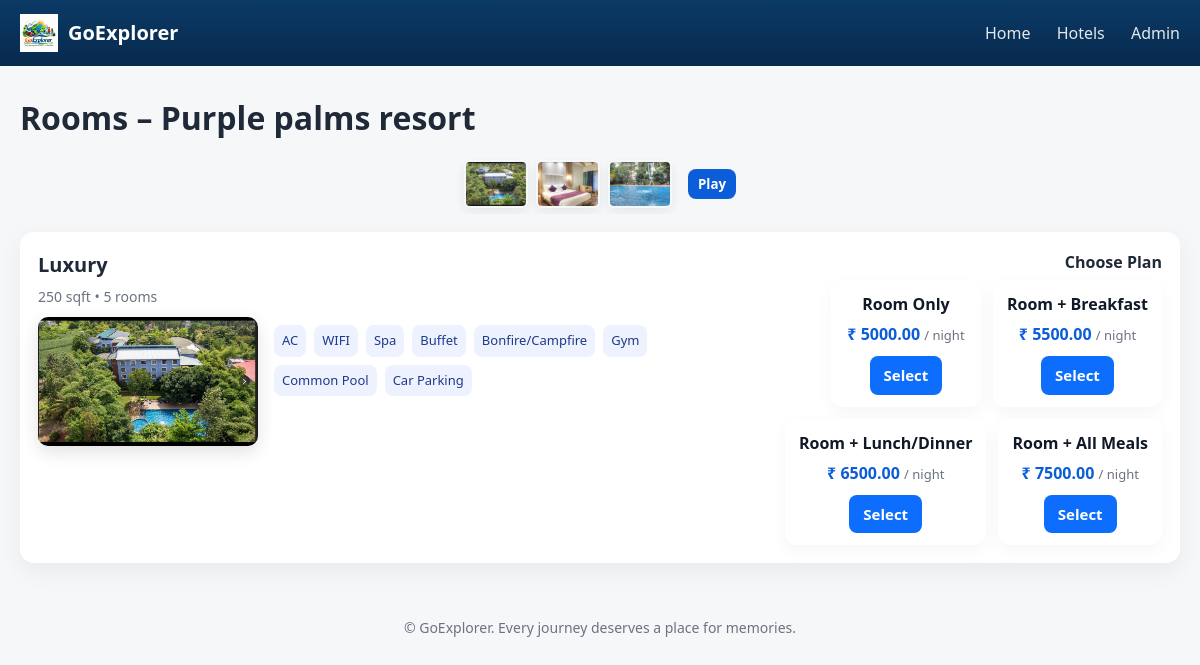
Screenshot of /rooms/9/ with the database file from the repository.
### booking/models.py (models this page shows, shortened)
class Hotel(models.Model):
    RATING_CHOICES = (
        (3, "3 Star"),
        (4, "4 Star"),
        (5, "5 Star"),
    )
    name = models.CharField(max_length=200)
    city = models.CharField(max_length=100)
    address = models.TextField(blank=True)
    rating = models.PositiveSmallIntegerField(choices=RATING_CHOICES, default=3)
    is_active = models.BooleanField(default=True)

class HotelImage(models.Model):
    hotel = models.ForeignKey(
        Hotel,
        related_name="images",
        on_delete=models.CASCADE
    )
    image = models.ImageField(upload_to="hotels/")
    is_primary = models.BooleanField(default=False)

class RoomType(models.Model):
    hotel = models.ForeignKey(Hotel, on_delete=models.CASCADE)
    name = models.CharField(max_length=100)
    price = models.DecimalField(max_digits=10, decimal_places=2, null=True, blank=True, db_column='price')
    base_price = models.PositiveIntegerField(default=0)
    room_size_sqft = models.PositiveIntegerField(default=0)
    total_rooms = models.PositiveIntegerField(default=0)
    amenities = models.ManyToManyField(Amenity, blank=True)

class Amenity(models.Model):
    name = models.CharField(max_length=50, unique=True)

class RoomPlan(models.Model):
    PLAN_CHOICES = (
        ("ROOM_ONLY", "Room Only"),
        ("BREAKFAST", "Room + Breakfast"),
        ("HALF_BOARD", "Room + Lunch/Dinner"),
        ("FULL_BOARD", "Room + All Meals"),
    )
    room_type = models.ForeignKey(
        RoomType,
        related_name="plans",
        on_delete=models.CASCADE
    )
    plan_type = models.CharField(max_length=20, choices=PLAN_CHOICES)
    price = models.DecimalField(max_digits=10, decimal_places=2)

### booking/views_ui.py (the view)
def rooms_list(request, hotel_id):
    hotel = get_object_or_404(Hotel, id=hotel_id)
    return render(request, "booking/room_list.html", {
        "hotel": hotel,
        "rooms": RoomType.objects.filter(hotel=hotel),
        "images": hotel.images.all(),
        "check_in": request.GET.get("check_in"),
        "check_out": request.GET.get("check_out"),
    })

### booking/templates/booking/room_list.html
{% extends "booking/base.html" %}
{% block content %}
<h1>Rooms – {{ hotel.name }}</h1>
{% if images %}
<div class="thumb-strip" aria-hidden="false">
    {% for img in images %}
        <img class="thumb-item" src="{{ img.image.url }}" alt="{{ hotel.name }}" data-caption="{{ img.image.name }}" data-index="{{ forloop.counter0 }}">
    {% endfor %}
</div>
{% endif %}
{% for room in rooms %}
<div class="card room-card">
    <div class="room-left">
        <div class="room-head">
            <h3 class="room-title">{{ room.name }}</h3>
            <p class="room-meta">{{ room.room_size_sqft }} sqft • {{ room.total_rooms }} rooms</p>
        </div>
        <div class="room-body">
            <div class="room-thumb-wrap">
                {% if hotel.images.all %}
                    <img class="room-thumb" src="{{ hotel.images.all.0.image.url }}" alt="{{ room.name }}">
                {% else %}
                    <div class="room-thumb placeholder"></div>
                {% endif %}
            </div>
            <div class="room-info">
                <div class="amenities">
                    {% for amenity in room.amenities.all %}
                        <span class="amenity-item">{{ amenity.name }}</span>
                    {% empty %}
                        <span class="muted">No amenities listed</span>
                    {% endfor %}
                </div>
            </div>
        </div>
    </div>
    <div class="room-right">
        <h4 class="choose-plan">Choose Plan</h4>
        <div class="plan-grid">
        {% for plan in room.plans.all %}
            <div class="plan-box">
                <div class="plan-title">{{ plan.get_plan_type_display }}</div>
                <div class="plan-price">₹ {{ plan.price }} <span class="per-night">/ night</span></div>
                <a class="btn-primary btn-select"
                   href="{% url 'review_booking' %}?plan_id={{ plan.id }}&check_in={{ check_in }}&check_out={{ check_out }}">
                   Select
                </a>
            </div>
        {% empty %}
            <p class="muted">No plans configured</p>
        {% endfor %}
        </div>
    </div>
</div>
{% endfor %}
{% endblock %}

### booking/templates/booking/base.html (shortened to what this page needs)
{% load static %}
<!DOCTYPE html>
<html>
<head>
    <link rel="stylesheet" href="{% static 'booking/css/main.css' %}">
</head>
<body>
<header class="header">
    <div class="header-inner">
        <div class="logo-wrap">
            <img src="{% static 'booking/images/logo.png' %}" class="logo">
            <span class="brand">GoExplorer</span>
        </div>
        <nav class="nav">
            <a href="{% url 'home' %}">Home</a>
            <a href="{% url 'hotels_list' %}">Hotels</a>
            <a href="/admin/">Admin</a>
        </nav>
    </div>
</header>
<div class="container">
    {% block content %}{% endblock %}
</div>
<footer class="footer">
    © GoExplorer. Every journey deserves a place for memories.
</footer>
</body>
</html>

### booking/static/booking/css/main.css (style rules this page uses)
* { box-sizing: border-box; margin: 0; padding: 0; font-family: "Segoe UI", Arial, sans-serif; }
body { background: #f6f7f9; color: #1f2937; line-height: 1.5; }
.header { background: linear-gradient(180deg, #0b3a66, #072a4d); padding: 14px 0; }
.header-inner { max-width: 1200px; margin: auto; padding: 0 20px; display: flex; align-items: center; justify-content: space-between; }
.logo-wrap { display: flex; align-items: center; gap: 10px; }
.logo { height: 38px; }
.brand { color: #fff; font-size: 20px; font-weight: 600; }
.nav a { color: #e5e7eb; text-decoration: none; margin-left: 22px; font-weight: 500; }
.container { max-width: 1200px; margin: 28px auto; padding: 0 20px; }
.card { background: #fff; border-radius: 14px; padding: 18px 22px; margin-bottom: 18px; box-shadow: 0 8px 24px rgba(0, 0, 0, 0.06); }
.btn-primary { background: #0d6efd; color: #fff; border: none; padding: 12px 22px; font-size: 15px; border-radius: 10px; cursor: pointer; display: inline-block; text-decoration: none; font-weight: 600; transition: background 0.2s ease; }
.room-card { display: flex; justify-content: space-between; align-items: center; }
.room-card h4 { margin-bottom: 6px; }
.footer { text-align: center; padding: 26px 0; font-size: 14px; color: #6b7280; }
.thumb-strip { display:flex; gap:8px; margin:12px 0 18px 0; align-items:center; justify-content:center; max-width:100%; overflow-x:auto; padding: 6px 4px; }
.thumb-item { width:64px; height:48px; object-fit:cover; border-radius:6px; box-shadow:0 4px 12px rgba(0,0,0,0.08); cursor:pointer; opacity:0.9; border:2px solid transparent; flex: 0 0 auto; }
html, body { overflow-x: hidden; }
.room-card { display: flex; justify-content: space-between; align-items: flex-start; gap: 24px; padding: 18px; }
.room-left { flex: 1 1 60%; }
.room-right { flex: 0 0 40%; text-align: right; }
.room-head .room-title { font-size: 20px; margin-bottom: 6px; }
.room-meta { color: #6b7280; font-size: 14px; margin-bottom: 10px; }
.room-body { display: flex; gap: 16px; align-items: flex-start; }
.room-thumb-wrap { flex: 0 0 auto; }
.room-thumb { width: 220px; max-width: 40vw; height: auto; max-height: 160px; object-fit: cover; border-radius: 10px; box-shadow: 0 6px 18px rgba(0,0,0,0.12); }
.room-info { flex: 1; }
.amenities { margin-top: 8px; display:flex; flex-wrap:wrap; gap:8px; }
.amenity-item { background:#eef2ff; color:#1e3a8a; padding:6px 8px; border-radius:8px; font-size:13px; }
.plan-grid { display:flex; gap:12px; justify-content:flex-end; flex-wrap:wrap; }
.plan-box { background:#ffffff; border-radius:12px; padding:12px 14px; min-width:150px; box-shadow:0 6px 18px rgba(0,0,0,0.04); text-align:center; }
.plan-title { font-weight:700; color:#111827; margin-bottom:6px; }
.plan-price { color:#0b5ed7; font-weight:700; margin-bottom:10px; }
.per-night { font-weight:400; color:#6b7280; font-size:13px; }
.btn-select { display:inline-block; padding:8px 14px; border-radius:8px; }

### rows the page displays
Hotel: name "Purple palms resort"
HotelImage: image (picture)
HotelImage: image (picture)
HotelImage: image (picture)
RoomType: name "Luxury", room_size_sqft "250", total_rooms "5", images.all.0.image (picture)
Amenity: name "AC"
Amenity: name "WIFI"
Amenity: name "Spa"
Amenity: name "Buffet"
Amenity: name "Bonfire/Campfire"
Amenity: name "Gym"
Amenity: name "Common Pool"
Amenity: name "Car Parking"
RoomPlan: plan_type "Room Only", price "5000.00"
RoomPlan: plan_type "Room + Breakfast", price "5500.00"
RoomPlan: plan_type "Room + Lunch/Dinner", price "6500.00"
RoomPlan: plan_type "Room + All Meals", price "7500.00"
